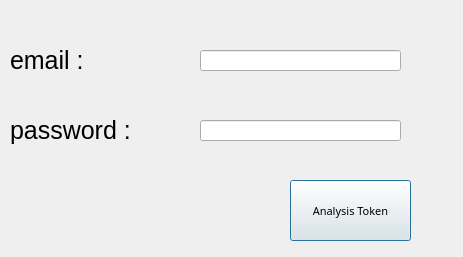
<?xml version="1.0" encoding="UTF-8"?>
<ui version="4.0">
 <class>Dialog</class>
 <widget class="QDialog" name="Dialog">
  <property name="geometry">
   <rect>
    <x>0</x>
    <y>0</y>
    <width>463</width>
    <height>257</height>
   </rect>
  </property>
  <property name="font">
   <font>
    <pointsize>14</pointsize>
   </font>
  </property>
  <property name="windowTitle">
   <string>Dialog</string>
  </property>
  <widget class="QLineEdit" name="email">
   <property name="geometry">
    <rect>
     <x>200</x>
     <y>50</y>
     <width>201</width>
     <height>21</height>
    </rect>
   </property>
   <property name="font">
    <font>
     <pointsize>13</pointsize>
     <weight>75</weight>
     <bold>true</bold>
    </font>
   </property>
  </widget>
  <widget class="QLabel" name="label">
   <property name="geometry">
    <rect>
     <x>10</x>
     <y>40</y>
     <width>231</width>
     <height>41</height>
    </rect>
   </property>
   <property name="font">
    <font>
     <pointsize>19</pointsize>
    </font>
   </property>
   <property name="text">
    <string>email : </string>
   </property>
  </widget>
  <widget class="QLabel" name="label_2">
   <property name="geometry">
    <rect>
     <x>10</x>
     <y>110</y>
     <width>231</width>
     <height>41</height>
    </rect>
   </property>
   <property name="font">
    <font>
     <pointsize>19</pointsize>
    </font>
   </property>
   <property name="text">
    <string>password :</string>
   </property>
  </widget>
  <widget class="QPushButton" name="startAnalysis">
   <property name="geometry">
    <rect>
     <x>290</x>
     <y>180</y>
     <width>121</width>
     <height>61</height>
    </rect>
   </property>
   <property name="font">
    <font>
     <family>Arial Black</family>
     <pointsize>8</pointsize>
    </font>
   </property>
   <property name="text">
    <string>Analysis Token</string>
   </property>
  </widget>
  <widget class="QLineEdit" name="passwd">
   <property name="geometry">
    <rect>
     <x>200</x>
     <y>120</y>
     <width>201</width>
     <height>21</height>
    </rect>
   </property>
   <property name="font">
    <font>
     <pointsize>13</pointsize>
     <weight>75</weight>
     <bold>true</bold>
    </font>
   </property>
  </widget>
 </widget>
 <resources/>
 <connections/>
</ui>
